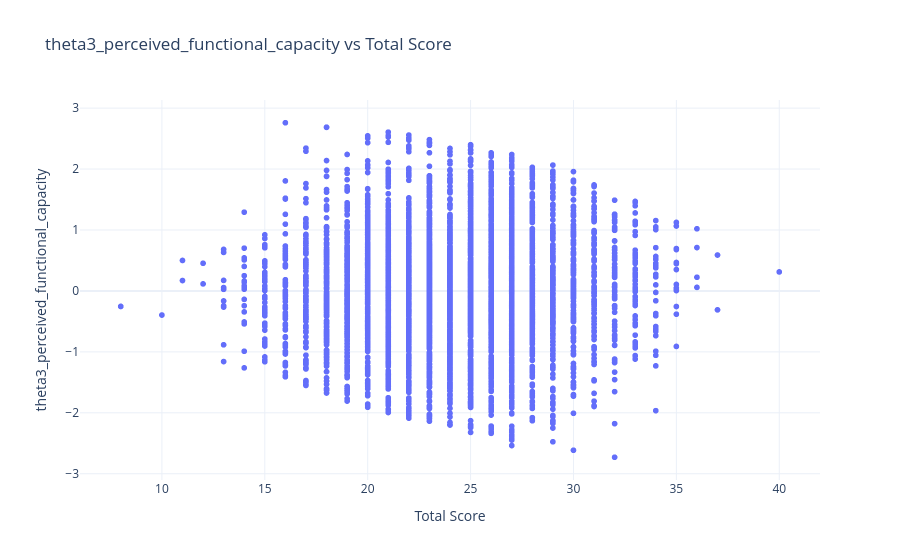

Here is the notebook cell this chart was saved with:
### Code cell
fig = px.scatter(
    df_resultado_estudantes,
    x="total_score",
    y="theta3_perceived_functional_capacity",
    hover_name="responses_vector",  # aparece em destaque ao passar o mouse
    hover_data={
        "total_score": True,
        "theta3_perceived_functional_capacity": True,
        "responses_vector": False,   # evita duplicação, pois já está em hover_name
    },
    title="theta3_perceived_functional_capacity vs Total Score"
)

fig.update_layout(
    xaxis_title="Total Score",
    yaxis_title="theta3_perceived_functional_capacity",
    template="plotly_white"
)

fig.show()

### Figure 1 — Plotly figure (JSON) as saved in the notebook; plotly's stock layout.template omitted (floating-point values rounded to 4 significant figures; data arrays with more than 128 entries replaced by an {"elided": "..."} marker saying what was removed)
{"data": [{"customdata": {"elided": "5010x1x8 int values"}, "hovertemplate": "<b>%{hovertext}</b><br><br>total_score=%{x}<br>theta3_perceived_functional_capacity=%{y}<extra></extra>", "hovertext": {"elided": "5010x8 int values"}, "legendgroup": "", "marker": {"color": "#636efa", "symbol": "circle"}, "mode": "markers", "name": "", "showlegend": false, "type": "scattergl", "x": {"elided": "5010 int values"}, "xaxis": "x", "y": {"elided": "5010 float values"}, "yaxis": "y"}], "layout": {"legend": {"tracegroupgap": 0}, "title": {"text": "theta3_perceived_functional_capacity vs Total Score"}, "xaxis": {"anchor": "y", "domain": [0, 1], "title": {"text": "Total Score"}}, "yaxis": {"anchor": "x", "domain": [0, 1], "title": {"text": "theta3_perceived_functional_capacity"}}}}
